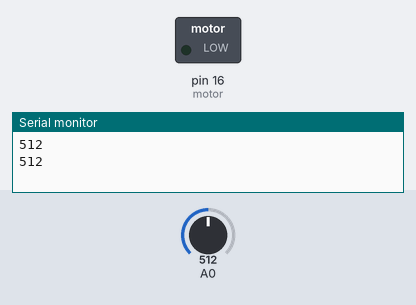
Bench run of a sketch on a simulated Arduino Uno, built with avr-gcc and run on an emulated ATmega328P. On the bench: switched loads named in the sketch (green lamp = pin HIGH), the last lines printed to the serial monitor. Dashed ring = blinking. The test bench sets the inputs (shaded band); at power-on: A0 = 512.

Above: at 0.87 s.
1.3 s: A0 set to 900
At 1.71 s:
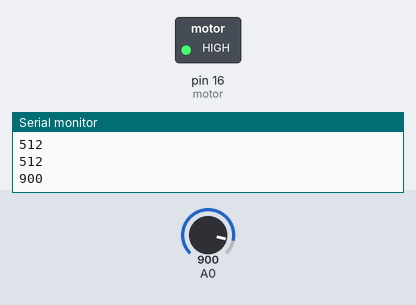
4.3 s: A0 set to 306
At 4.35 s:
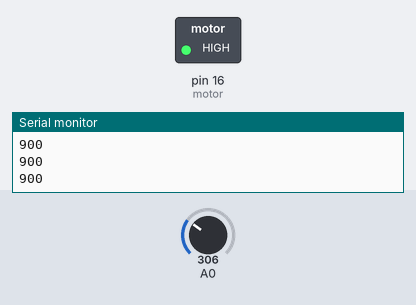
Timing chart, 0 to 13.3 s (numbered marks = the images above; inputs shaded):
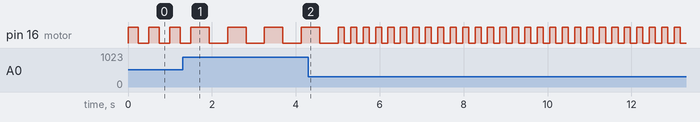

Measured:
- after the input at 1.3 s, pin 16 (motor): alternates HIGH for 0.44 s and LOW for 0.44 s, starting after 0.64 s
- by itself, pin 16 (motor): alternates HIGH for 0.25 s and LOW for 0.25 s

The sketch:

sketch_sep30a.ino
```cpp
int  motor=16;
int boton=15;

void setup() {
pinMode(A0,INPUT);
pinMode(motor,OUTPUT);

Serial.begin(9600);

}

void loop() {

  Serial.println(analogRead(A0));

  int t =map(analogRead(A0),6,1024,1,500);
  digitalWrite(motor,HIGH);
  delay(t);
  digitalWrite(motor,LOW);
  delay(t);
}
```
